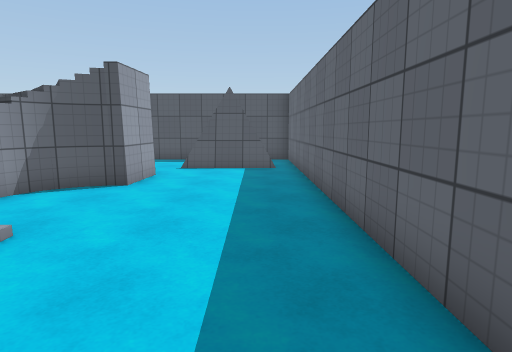
[1] (above)

14 first-person views from a walk through a Unity game level. The camera is 1.4 m above the floor, tilts 8° down and sees 75° across. The floor is counted in squares, 1 m on a side. Each view is taken from the middle of a square. On the plan, view 1 faces up. The plan holds only what a view shows up to about 15 squares ahead; the rest is blank. The player is left out. Surface patterns are stand-ins for the level's own textures.

[2]
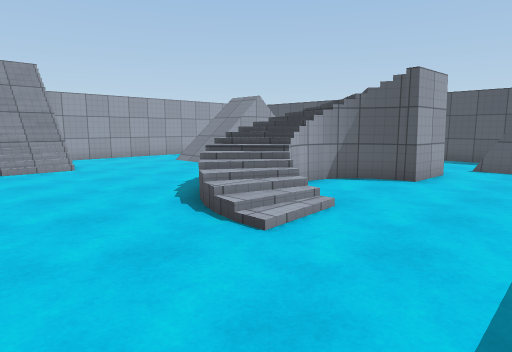

[3]
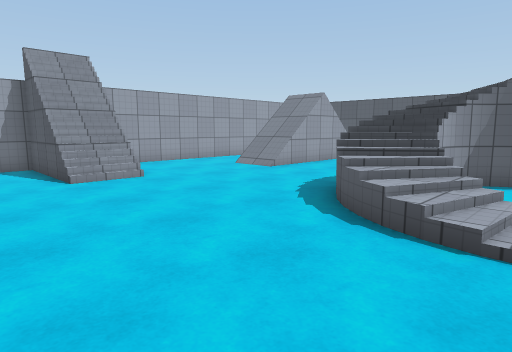

[4]
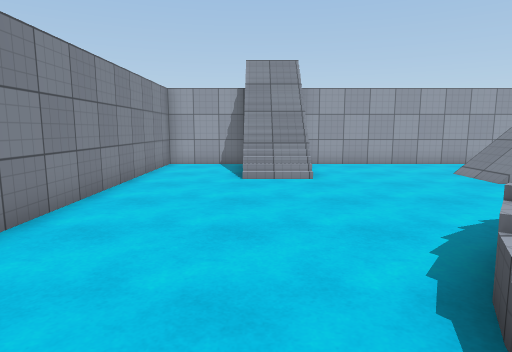

[5]
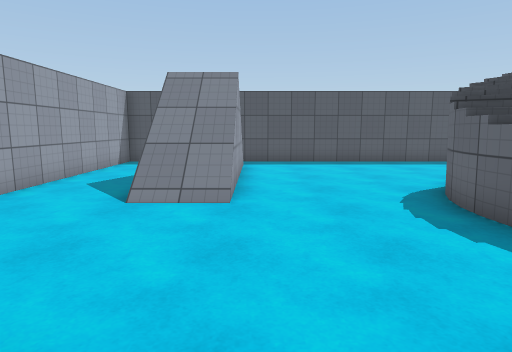

[6]
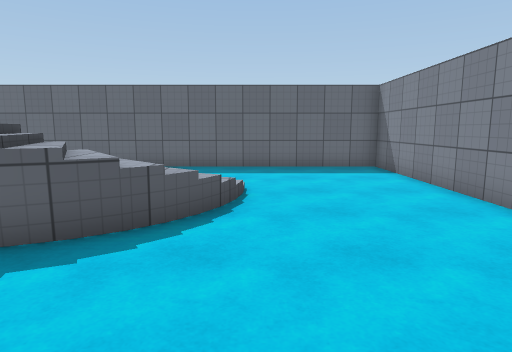

[7]
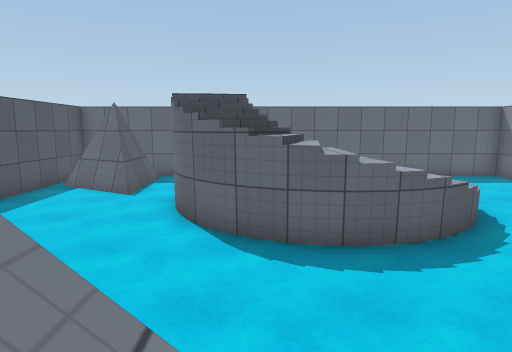

[8]
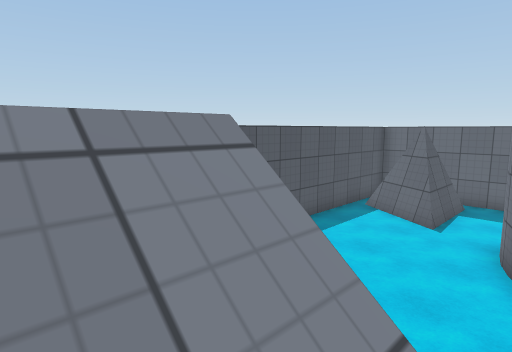

[9]
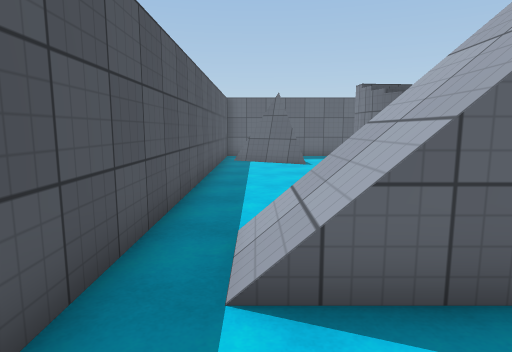

[10]
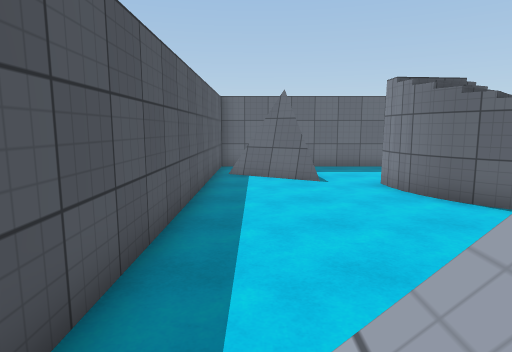

[11]
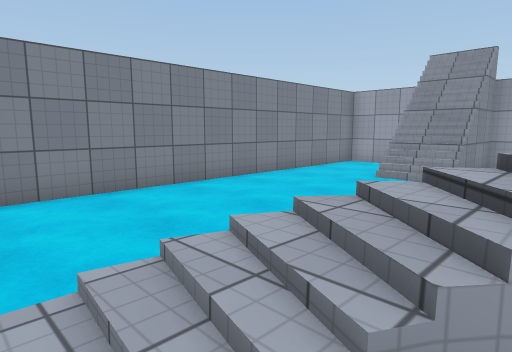

[12]
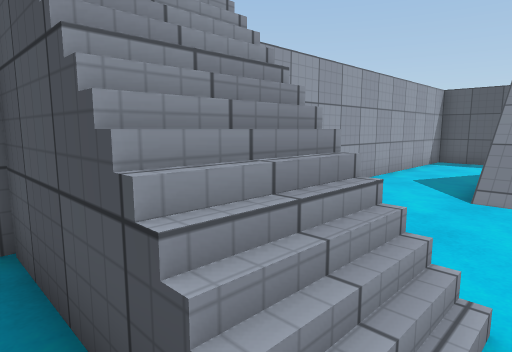

[13]
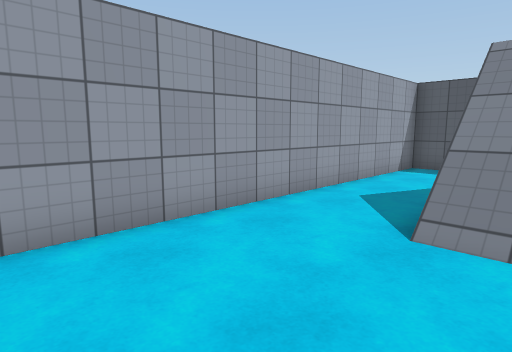

[14]
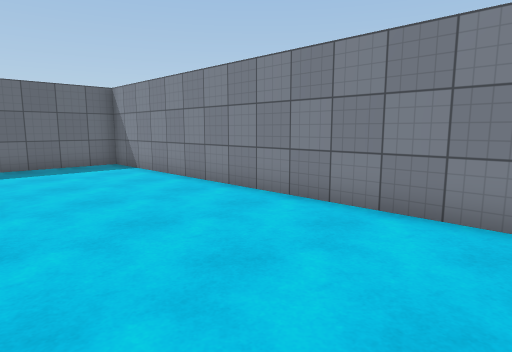

### Floor plan
Key: @ floor where view 1 was taken; # wall or solid block; x gap in a wall; . main floor; : floor 1.5 m higher than the main floor; + floor 1.75 m higher than the main floor; * floor 2 m higher than the main floor; % floor 2.5 m higher than the main floor; / step, stairs or slope; = window, fence, low wall or low ledge; O other object.
Columns run from 17 left of view 1 to 2 right of it. Each row starts with its distance up from view 1.
 16 ####################
 15 #...............x..#
 14 #...//..........#..#
 13 #...//.........###.#
 12 #...//.........###.#
 11 #...//.............#
 10 #...//...... O#....#
  9 #...//.....% ##....#
  8 #...//....* ##.....#
  7 #.........+ #......#
  6 #.........:x.......#
  5 #........./ =......#
  4 #........./////....#
  3 #..........////....#
  2  ////..............#
  1  ////..............#
  0 #................@.#
 -1 #..................#
 -2 #..................#
 -3 ####################

Where each view was taken, in squares from view 1:
view 1: 0 up, 0 right, facing up
view 2: 1 down, 0 right, facing up-left
view 3: 2 down, 3 left, facing up-left
view 4: 1 up, 3 left, facing left
view 5: 1 up, 11 left, facing up
view 6: 2 up, 11 left, facing right
view 7: 8 up, 13 left, facing right
view 8: 9 up, 13 left, facing up-right
view 9: 14 up, 16 left, facing right
view 10: 14 up, 13 left, facing right
view 11: 5 up, 3 left, facing down-left
view 12: 0 up, 12 left, facing up-left
view 13: 3 up, 12 left, facing up-left
view 14: 3 up, 12 left, facing down-right
